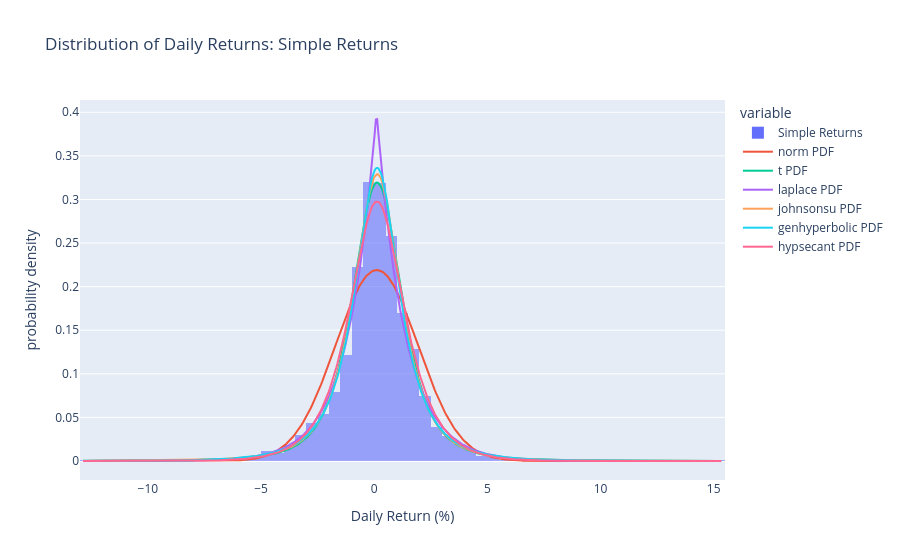

Notebook cell for this chart:
### Code cell
from Probability.probfunc import lnFit

# To access from another folder
import sys
import os
sys.path.append(os.path.abspath("../Data Cleaning"))
from Plotting import lnPlot, plotLineFit

# lnPlot('..//Data/Log_Simple_Returns.csv', 'Log-Data')

plotLineFit('..//Data/Log_Simple_Returns.csv', 'Simple Returns')

### Figure 1 — Plotly figure (JSON) as saved in the notebook; plotly's stock layout.template omitted (floating-point values rounded to 4 significant figures; data arrays with more than 128 entries replaced by an {"elided": "..."} marker saying what was removed)
{"data": [{"bingroup": "x", "histnorm": "probability density", "hovertemplate": "variable=Simple Returns<br>Daily Return (%)=%{x}<br>probability density=%{y}<extra></extra>", "legendgroup": "Simple Returns", "marker": {"color": "#636efa", "opacity": 0.6, "pattern": {"shape": ""}}, "name": "Simple Returns", "nbinsx": 100, "orientation": "v", "showlegend": true, "type": "histogram", "x": {"elided": "2512 float values"}, "xaxis": "x", "yaxis": "y"}, {"mode": "lines", "name": "norm PDF", "type": "scatter", "x": {"elided": "500 float values"}, "y": {"elided": "500 float values"}}, {"mode": "lines", "name": "t PDF", "type": "scatter", "x": {"elided": "500 float values"}, "y": {"elided": "500 float values"}}, {"mode": "lines", "name": "laplace PDF", "type": "scatter", "x": {"elided": "500 float values"}, "y": {"elided": "500 float values"}}, {"mode": "lines", "name": "johnsonsu PDF", "type": "scatter", "x": {"elided": "500 float values"}, "y": {"elided": "500 float values"}}, {"mode": "lines", "name": "genhyperbolic PDF", "type": "scatter", "x": {"elided": "500 float values"}, "y": {"elided": "500 float values"}}, {"mode": "lines", "name": "hypsecant PDF", "type": "scatter", "x": {"elided": "500 float values"}, "y": {"elided": "500 float values"}}], "layout": {"barmode": "relative", "legend": {"title": {"text": "variable"}, "tracegroupgap": 0}, "title": {"text": "Distribution of Daily Returns: Simple Returns"}, "xaxis": {"anchor": "y", "domain": [0, 1], "title": {"text": "Daily Return (%)"}}, "yaxis": {"anchor": "x", "domain": [0, 1], "title": {"text": "probability density"}}}}
